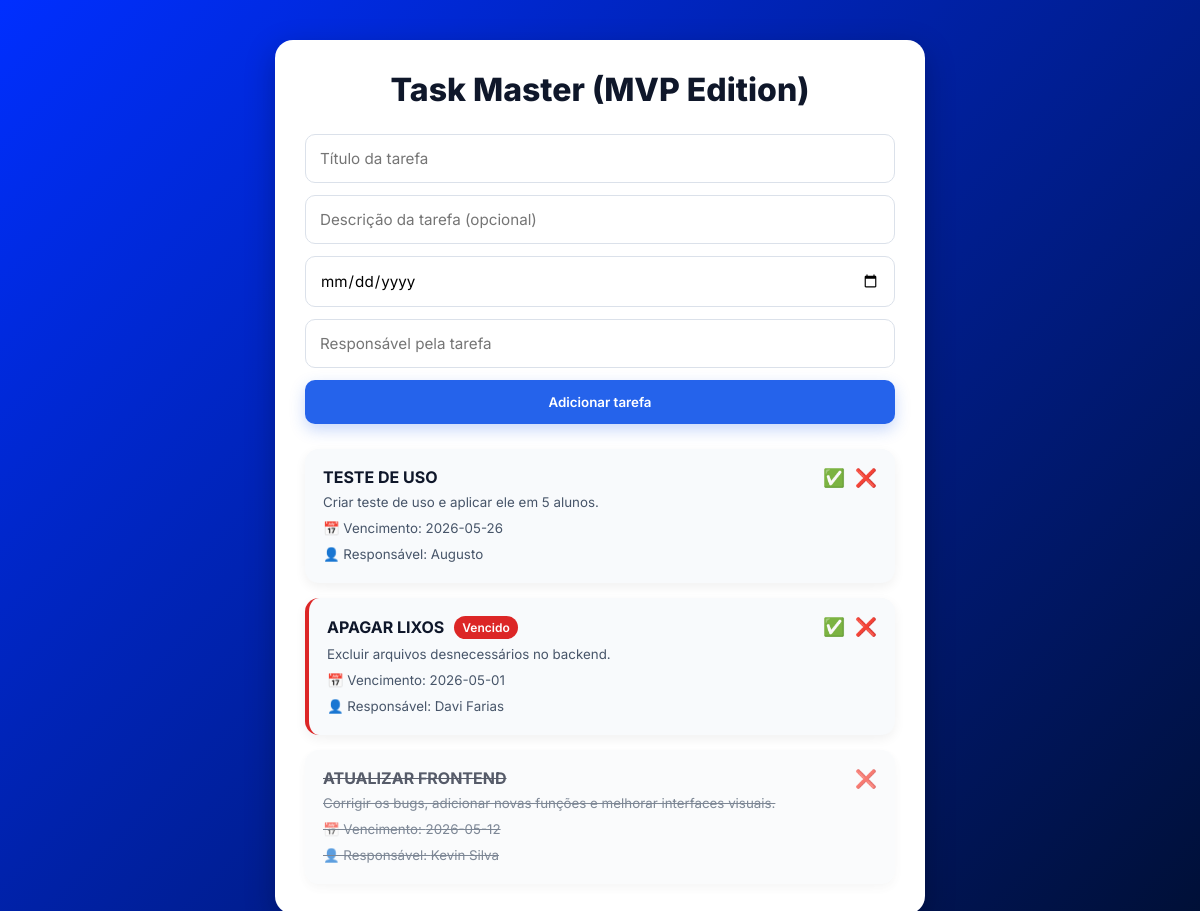
The page / on the database its author committed.
### tables this page shows
CREATE TABLE tasks (
    id INTEGER PRIMARY KEY AUTOINCREMENT,
    title TEXT NOT NULL,
    description TEXT,
    due_date TEXT NOT NULL,
    responsible TEXT NOT NULL,
    done INTEGER DEFAULT 0
);

### src/View/TaskHtmlView.php (called while the page is built, shortened)
<?php
class TaskHtmlView implements TaskViewInterface {
    public function displayTasks(array $tasks) {
        require __DIR__ . '/list.php';
    }
}
?>

### src/Presenter/TaskPresenter.php (called while the page is built, shortened)
<?php
class TaskPresenter {
    private $model;
    private $view;
    public function __construct(Task $model, TaskViewInterface $view) {
        $this->model = $model;
        $this->view = $view;
    }
    public function index() {
        try {
            $tasks = $this->model->getAll();
            $this->view->displayTasks($tasks);
        } catch (Exception $e) {
            $this->view->showError($e->getMessage());
        }
    }
}
?>

### src/Model/Task.php (called while the page is built, shortened)
<?php
class Task
{
    private PDO $pdo;
    public function __construct(PDO $pdo)
    {
        $this->pdo = $pdo;
    }
    private function createTableIfNotExists(): void
    {
        $this->pdo->exec("CREATE TABLE IF NOT EXISTS tasks (
            id INTEGER PRIMARY KEY AUTOINCREMENT,
            title TEXT NOT NULL,
            description TEXT,
            due_date TEXT NOT NULL,
            responsible TEXT NOT NULL DEFAULT 'Não informado',
            done INTEGER DEFAULT 0
        )");
    }
    public function getAll(): array
    {
        $stmt = $this->pdo->query("SELECT * FROM tasks ORDER BY id DESC");
        return $stmt->fetchAll(PDO::FETCH_ASSOC);
    }
}

### src/View/list.php (the view, shortened to what this page needs)
<!DOCTYPE html>
<html lang="pt-BR">
<head>
</head>
<body>
    <div class="container">
        <h1>Task Master (MVP Edition)</h1>
        <form method="POST" action="index.php?action=create">
            <input
                type="text"
                name="title"
                placeholder="Título da tarefa"
                required
            >
            <input
                type="text"
                name="description"
                placeholder="Descrição da tarefa (opcional)"
            >
            <input
                type="date"
                name="due_date"
                required
            >
            <input
                type="text"
                name="responsible"
                placeholder="Responsável pela tarefa"
                required
            >
            <button type="submit">
                Adicionar tarefa
            </button>
        </form>
        <ul>
            <?php foreach ($tasks as $task): ?>
                <?php
                    $isExpired =
                        !(bool) $task['done'] &&
                        $task['due_date'] < date('Y-m-d');
                ?>
                <li class="<?php echo $task['done'] ? 'done' : ''; ?> <?php echo $isExpired ? 'expired' : ''; ?>">
                    <div>
                        <div class="task-header">
                            <strong>
                                <?php echo htmlspecialchars($task['title']); ?>
                            </strong>
                            <?php if ($isExpired): ?>
                                <span class="expired-badge">
                                    Vencido
                                </span>
                            <?php endif; ?>
                        </div>
                        <?php if (!empty($task['description'])): ?>
                            <small>
                                <?php echo htmlspecialchars($task['description']); ?>
                            </small>
                        <?php endif; ?>
                        <small>
                            📅 Vencimento:
                            <?php echo htmlspecialchars($task['due_date']); ?>
                        </small>
                        <small>
                            👤 Responsável:
                            <?php echo htmlspecialchars($task['responsible'] ?? 'Não informado'); ?>
                        </small>
                    </div>
                    <div class="actions">
                        <?php if (!$task['done']): ?>
                            <a
                                href="index.php?action=complete&id=<?php echo (int) $task['id']; ?>"
                                title="Concluir"
                            >
                                ✅
                            </a>
                        <?php endif; ?>
                        <a
                            href="index.php?action=delete&id=<?php echo (int) $task['id']; ?>"
                            onclick="return confirm('Tem certeza que deseja excluir esta tarefa?');"
                            title="Excluir"
                        >
                            ❌
                        </a>
                    </div>
                </li>
            <?php endforeach; ?>
        </ul>
    </div>
</body>
</html>

### index.php (shortened to what this page needs)
<?php
$pdo = new PDO('sqlite:' . __DIR__ . '/tasks.sqlite');
$pdo->setAttribute(PDO::ATTR_ERRMODE, PDO::ERRMODE_EXCEPTION);
$model = new Task($pdo);
$view = new TaskHtmlView();
$presenter = new TaskPresenter($model, $view);
$action = $_GET['action'] ?? 'index';
if ($action === 'create') {
    $presenter->create(
        $_POST['title'] ?? '',
        $_POST['description'] ?? '',
        $_POST['due_date'] ?? '',
        $_POST['responsible'] ?? ''
    );
} elseif ($action === 'complete') {
    $presenter->complete($_GET['id'] ?? 0);
} elseif ($action === 'delete') {
    $presenter->delete($_GET['id'] ?? 0);
} else {
    $presenter->index();
}
?>

### src/View/list.php (style rules this page uses)
* { margin: 0; padding: 0; box-sizing: border-box; }
body { font-family: 'Inter', sans-serif; background: linear-gradient(135deg, #002fff, #000f33); min-height: 100vh; display: flex; justify-content: center; align-items: center; padding: 40px 20px; color: #ffffff; }
.container { width: 100%; max-width: 650px; background: #ffffff; border-radius: 18px; padding: 30px; box-shadow: 0 10px 30px rgba(0,0,0,0.25); animation: fadeIn 0.4s ease; }
h1 { color: #0f172a; font-size: 2rem; font-weight: 800; margin-bottom: 25px; text-align: center; }
form { display: flex; flex-direction: column; gap: 12px; margin-bottom: 25px; }
input { width: 100%; padding: 14px; border-radius: 10px; border: 1px solid #dbe1ea; font-family: 'Inter', sans-serif; font-size: 0.95rem; transition: 0.2s ease; }
button { background: #2563eb; color: white; border: none; padding: 14px; border-radius: 10px; font-family: 'Inter', sans-serif; font-weight: 600; cursor: pointer; transition: 0.2s ease; box-shadow: 0 6px 15px rgba(37,99,235,0.25); }
ul { list-style: none; display: flex; flex-direction: column; gap: 15px; }
li { background: #f8fafc; border-radius: 14px; padding: 18px; display: flex; justify-content: space-between; gap: 15px; box-shadow: 0 4px 12px rgba(0,0,0,0.06); transition: 0.2s ease; }
li.done { opacity: 0.7; }
li.done strong, li.done small { text-decoration: line-through; }
strong { color: #0f172a; font-size: 1rem; font-weight: 700; }
small { display: block; margin-top: 6px; color: #475569; line-height: 1.5; }
.actions { display: flex; align-items: flex-start; gap: 10px; }
.actions a { text-decoration: none; font-size: 1.1rem; transition: 0.2s ease; }
.task-header { display: flex; align-items: center; gap: 10px; margin-bottom: 5px; }
.expired-badge { background: #dc2626; color: white; font-size: 0.75rem; font-weight: 600; padding: 4px 8px; border-radius: 999px; }
li.expired { border-left: 4px solid #dc2626; }

### rows shown on the page
tasks: title "TESTE DE USO", description "Criar teste de uso e aplicar ele em 5 alunos.", due_date "2026-05-26", responsible "Augusto"
tasks: title "APAGAR LIXOS", done "Vencido", description "Excluir arquivos desnecessários no backend.", due_date "2026-05-01", responsible "Davi Farias"
tasks: title "ATUALIZAR FRONTEND", description "Corrigir os bugs, adicionar novas funções e melhorar interfaces visuais.", due_date "2026-05-12", responsible "Kevin Silva"
